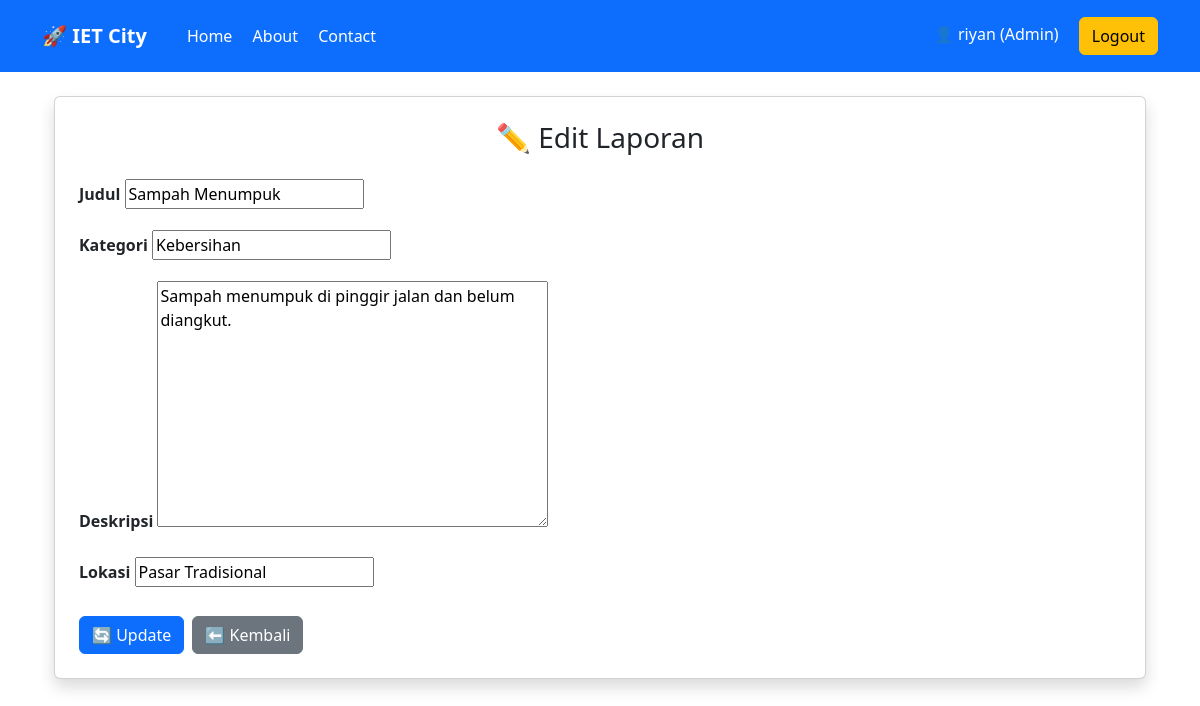
Screenshot of /edit/4/ (signed in) with the database file from the repository.
### usermanagement_24782093/models.py (models this page shows)
class CustomUser(AbstractUser):
    is_admin = models.BooleanField(default=False)
    is_member = models.BooleanField(default=True)

### main_app/models.py (models this page shows, shortened)
class Report(models.Model):
    STATUS_CHOICES = [
        ('REPORTED', 'Reported'),
        ('VERIFIED', 'Verified'),
        ('IN_PROGRESS', 'In Progress'),
        ('RESOLVED', 'Resolved'),
    ]
    user = models.ForeignKey(
        settings.AUTH_USER_MODEL,
        on_delete=models.CASCADE,
        null=True,
        blank=True
    )
    title = models.CharField(max_length=200)
    category = models.CharField(max_length=100)
    description = models.TextField()
    location = models.CharField(max_length=200)
    status = models.CharField(
        max_length=20,
        choices=STATUS_CHOICES,
        default='REPORTED'
    )
    created_at = models.DateTimeField(auto_now_add=True)

### main_app/views.py (the view, shortened to what this page needs)
# urls.py: path('edit/<int:pk>/', views.ReportUpdateView.as_view(), name='edit_report'),
class ReportUpdateView(UserPassesTestMixin, UpdateView):
    model = Report
    template_name = 'main_app/add_report.html'
    fields = ['title', 'category', 'description', 'location']
    success_url = reverse_lazy('home')
    def test_func(self):
        return self.request.user.is_superuser

### main_app/templates/main_app/add_report.html (shortened to what this page needs)
{% extends 'main_app/base.html' %}
{% block content %}
<div class="container mt-4">
    <div class="card shadow p-4">
        <h3 class="mb-4 text-center">
            {% if form.instance.pk %}
                ✏️ Edit Laporan
            {% else %}
                ➕ Tambah Laporan
            {% endif %}
        </h3>
        <form method="POST" id="reportForm">
            <div class="mb-3">
                <label class="form-label fw-bold">Judul</label>
                {{ form.title }}
            </div>
            <div class="mb-3">
                <label class="form-label fw-bold">Kategori</label>
                {{ form.category }}
            </div>
            <div class="mb-3">
                <label class="form-label fw-bold">Deskripsi</label>
                {{ form.description }}
            </div>
            <div class="mb-3">
                <label class="form-label fw-bold">Lokasi</label>
                {{ form.location }}
            </div>
            <div class="mt-4 d-flex gap-2">
                <button type="submit" id="submitBtn"
                    class="btn {% if form.instance.pk %}btn-primary{% else %}btn-success{% endif %}">
                    <span id="btnText">
                        {% if form.instance.pk %}
                            🔄 Update
                        {% else %}
                            💾 Simpan
                        {% endif %}
                    </span>
                </button>
                <a href="{% url 'home' %}" class="btn btn-secondary">
                    ⬅ Kembali
                </a>
            </div>
        </form>
    </div>
</div>
{% endblock %}

### main_app/templates/main_app/base.html (shortened to what this page needs)
<!DOCTYPE html>
<html>
<head>
<link href="https://cdn.jsdelivr.net/npm/bootstrap@5.3.0/dist/css/bootstrap.min.css" rel="stylesheet">
</head>
<body>
<nav class="navbar navbar-expand-lg bg-primary p-3">
<div class="container">
<a class="navbar-brand text-white fw-bold" href="/">🚀 IET City</a>
<div class="ms-4">
    <a href="/" class="text-white me-3 text-decoration-none">Home</a>
    <a href="{% url 'about' %}" class="text-white me-3 text-decoration-none">About</a>
    <a href="{% url 'contacts' %}" class="text-white text-decoration-none">Contact</a>
</div>
<div class="ms-auto">
{% if user.is_authenticated %}
<span class="text-white me-3">
👤 {{ user.username }}
{% if user.is_superuser %}
(Admin)
{% else %}
(Member)
{% endif %}
</span>
<form action="{% url 'logout' %}" method="POST" style="display:inline;">
    <button class="btn btn-warning">Logout</button>
</form>
{% else %}
<a href="{% url 'login' %}" class="btn btn-light me-2">Login</a>
<a href="{% url 'register' %}" class="btn btn-warning">Register</a>
{% endif %}
</div>
</div>
</nav>
<div class="container mt-4">
{% block content %}{% endblock %}
</div>
</body>
</html>

### rows the page displays
CustomUser: username "riyan"
Report: title "Sampah Menumpuk", category "Kebersihan", description "Sampah menumpuk di pinggir jalan dan belum diangkut.", location "Pasar Tradisional"
